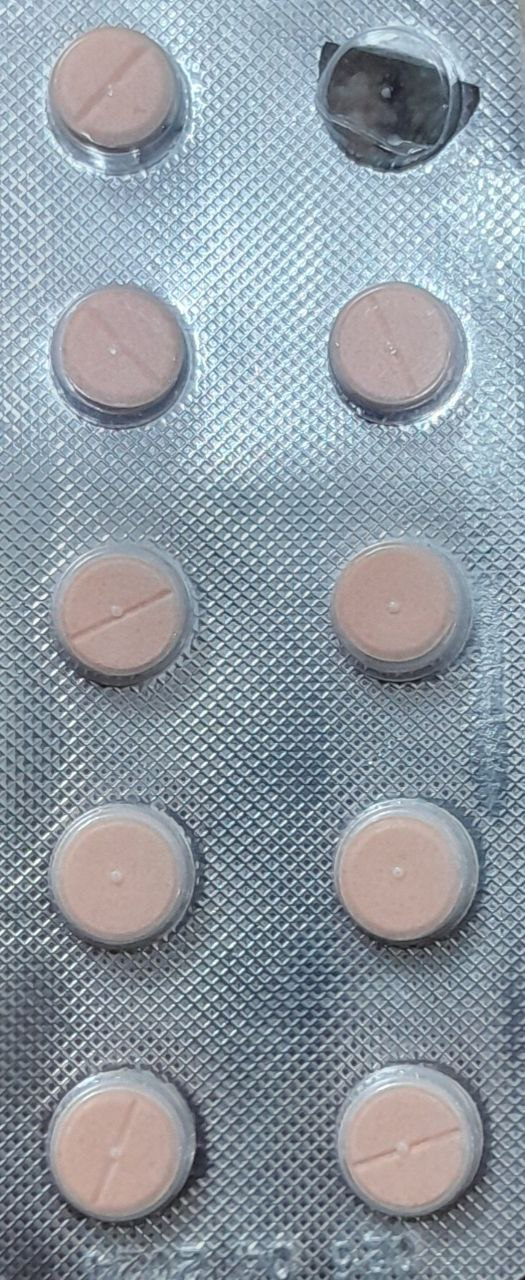
#> input picture Tamrin3/pills2.jpg, 525 x 1280 px
$ python Newcode.py
#> lines starting #> are read from the running program, lines starting #| are printed output that depends on the picture; after the words box and inside, x2 and y2 are one past the last pixel; in counts of white or black regions, pixels touching at a corner belong together
import cv2
import numpy as np

# بارگذاری تصویر
img = cv2.imread("pills2.jpg")
#> img is the input picture: shape (1280, 525, 3); mean B, G, R 162.6, 153.5, 143.3
if img is None:
    print("❌ تصویر پیدا نشد")
    exit()

gray = cv2.cvtColor(img, cv2.COLOR_BGR2GRAY)
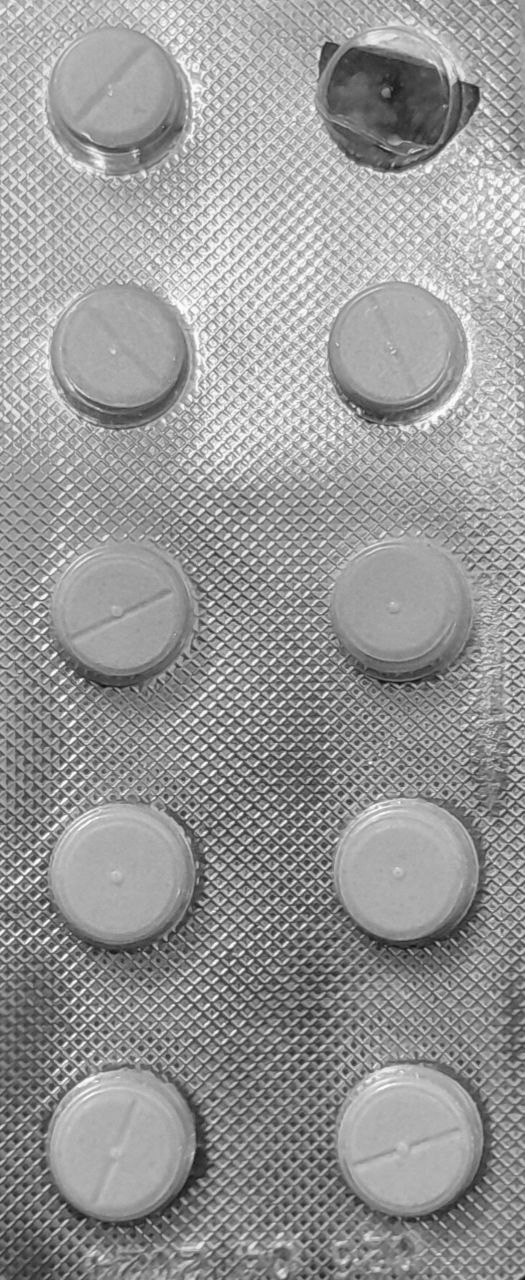
#> gray: shape (1280, 525); min 16, max 254, mean 151.5
blur = cv2.GaussianBlur(gray, (9, 9), 1.5)

# تشخیص دایره‌ها
circles = cv2.HoughCircles(
    blur,
    cv2.HOUGH_GRADIENT,
    dp=1.2,
    minDist=35,
    param1=100,
    param2=30,
    minRadius=15,
    maxRadius=40
)
#> circles = 176 rows, first 8: [77.4, 751.8, 39.24], [227.4, 809.4, 39.24], [281.4, 912.6, 39.24], [295.8, 723, 39.24], [246.6, 929.4, 39.24], [282.6, 999, 39.24], [279, 774.6, 39.24], [292.2, 825, 39.24]

count = 0

if circles is not None:
    circles = np.round(circles[0]).astype(int)
#> circles = 176 rows, first 8: [77, 752, 39], [227, 809, 39], [281, 913, 39], [296, 723, 39], [247, 929, 39], [283, 999, 39], [279, 775, 39], [292, 825, 39]

    for x, y, r in circles:
        mask = np.zeros(gray.shape, dtype=np.uint8)
        cv2.circle(mask, (x, y), r-4, 255, -1)
        mean_val = cv2.mean(gray, mask=mask)[0]

        # آستانه روشنایی
        if mean_val > 120:
            count += 1
            color = (0, 255, 0)   # قرص موجود
        else:
            color = (0, 0, 255)   # خالی

        cv2.circle(img, (x, y), r, color, 2)
#> this loop made 176 passes
#> (x, y, r, mean_val, color) on passes 1 to 12: (77, 752, 39, 140, (0, 255, 0)), (227, 809, 39, 125.3, (0, 255, 0)), (281, 913, 39, 121.9, (0, 255, 0)), (296, 723, 39, 124.5, (0, 255, 0)), (247, 929, 39, 129.1, (0, 255, 0)), (283, 999, 39, 108.3, (0, 0, 255)), (279, 775, 39, 117.5, (0, 0, 255)), (292, 825, 39, 123.4, (0, 255, 0)), (388, 1015, 39, 138.9, (0, 255, 0)), (247, 1035, 39, 118.7, (0, 0, 255)), (243, 691, 39, 145.2, (0, 255, 0)), (365, 745, 39, 135.3, (0, 255, 0))
#> (mean_val, color) on passes 61 to 66: (130.3, (0, 255, 0)), (109, (0, 0, 255)), (134.3, (0, 255, 0)), (126.5, (0, 255, 0)), (116.9, (0, 0, 255)), (118.8, (0, 0, 255))
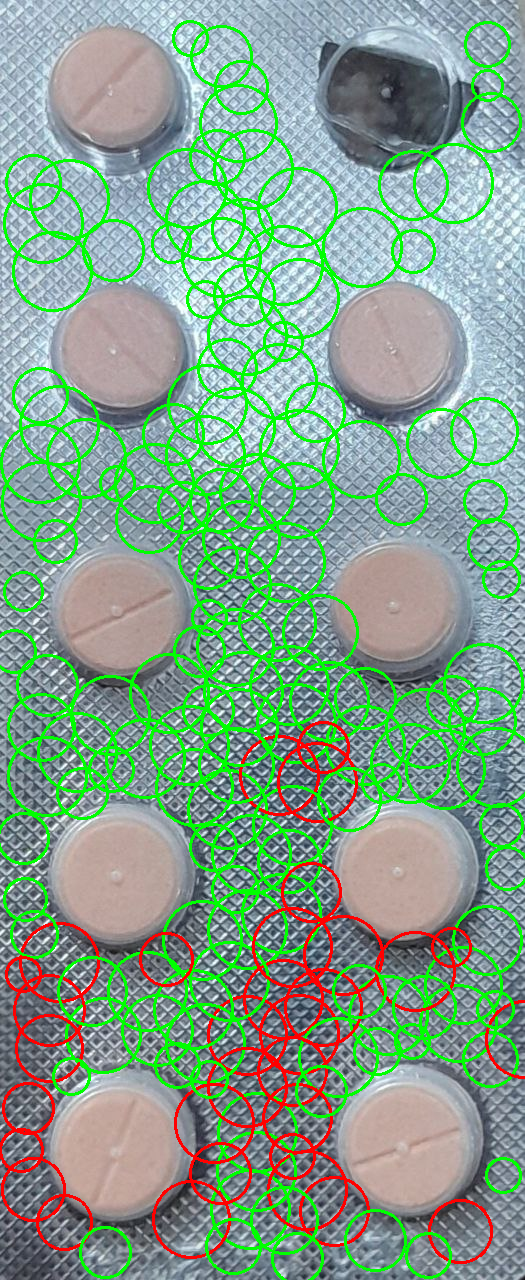
#> img: shape (1280, 525, 3); 14.59% of pixels changed, all inside (x1, y1, x2, y2) = (0, 20, 525, 1280)
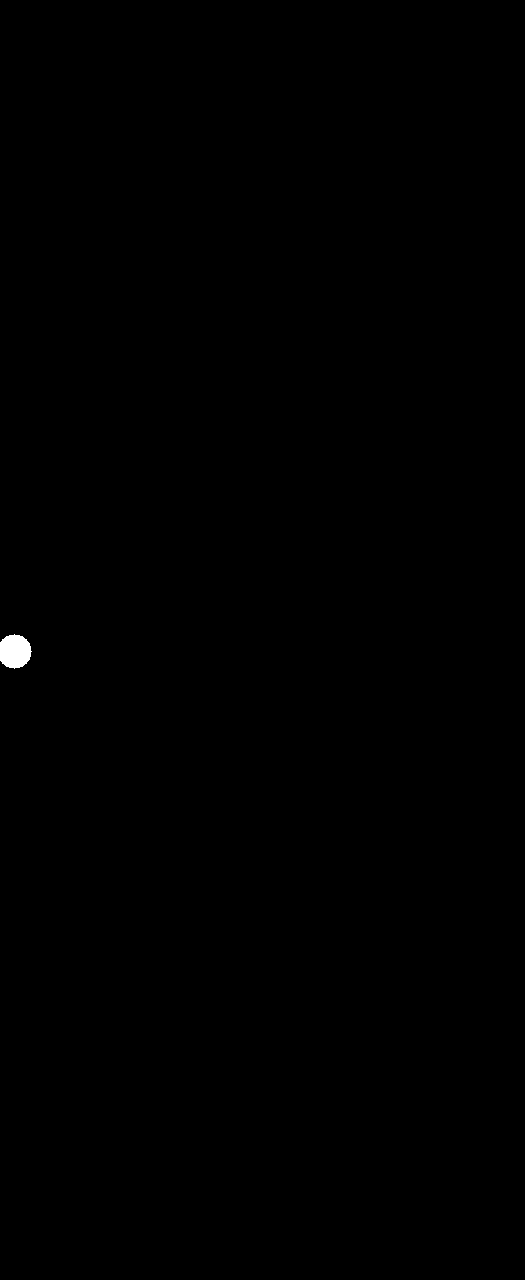
#> mask: shape (1280, 525); 0.13% white; 1 white region, box (x1, y1, x2, y2) and area: (0, 634, 32, 669) 872
#> after the loop, count = 144

print("✅ تعداد قرص‌های باقی‌مانده:", count)
#| ✅ تعداد قرص‌های باقی‌مانده: 144

cv2.imshow("Pill Counter", img)
cv2.waitKey(0)
cv2.destroyAllWindows()

$ run again, with Tamrin3/pills1.jpg copied over Tamrin3/pills2.jpg
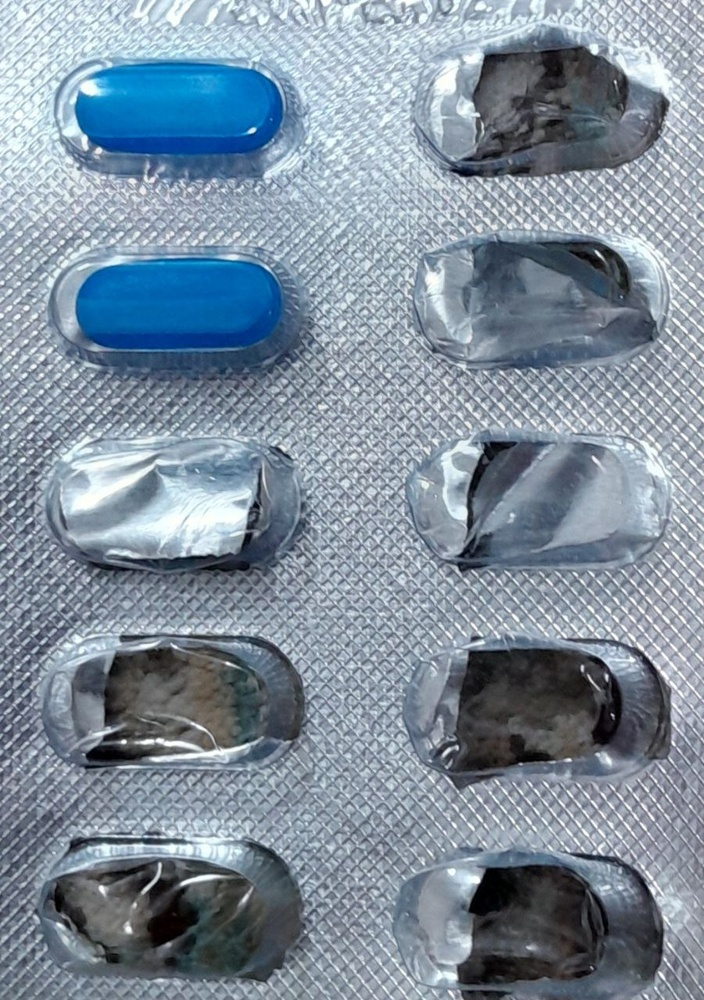
#> input picture Tamrin3/pills1.jpg, 704 x 1000 px, shrunk from 901 x 1280 before the run
#> img is the input picture: shape (1000, 704, 3); mean B, G, R 156.4, 142.1, 126.9
#> `gray = cv2.cvtColor(img, cv2.COLOR_BGR2GRAY)`:
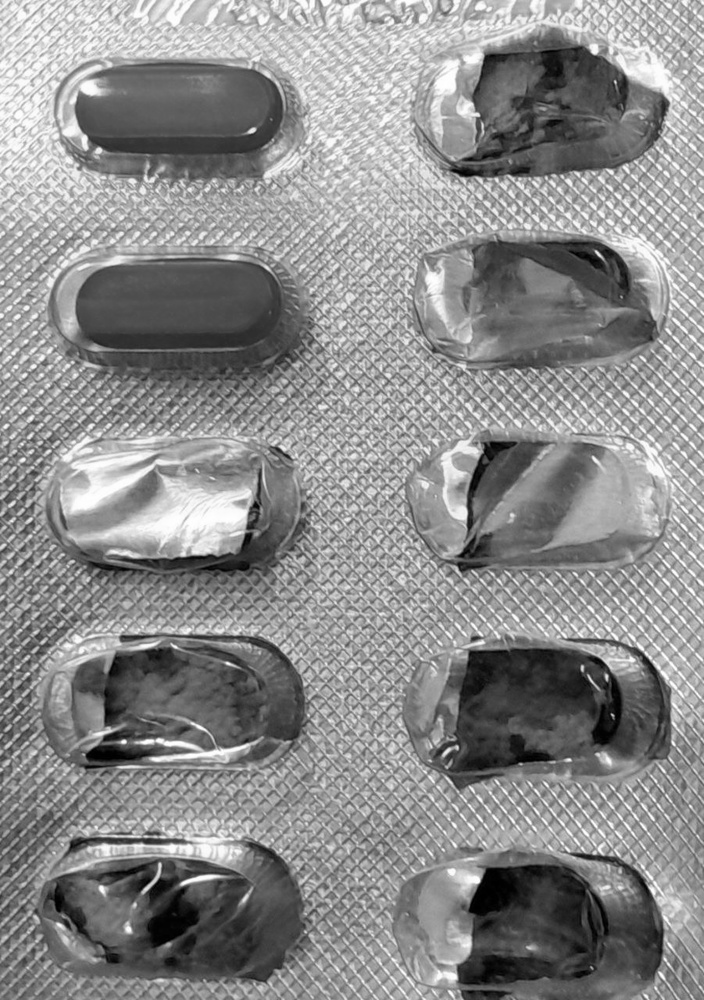
#> gray: shape (1000, 704); min 0, max 255, mean 139.2
#> `circles = cv2.HoughCircles( blur, cv2.HOUGH_GRADIENT, dp=1.2, minDist=..`: circles = 131 rows, first 8: [328.2, 406.2, 39.24], [358.2, 702.6, 39.24], [366.6, 659.4, 39.24], [325.8, 544.2, 39.24], [401.4, 587.4, 39.24], [377.4, 407.4, 39.24], [354.6, 357, 39.24], [377.4, 264.6, 39.24]
#> `circles = np.round(circles[0]).astype(int)`: circles = 131 rows, first 8: [328, 406, 39], [358, 703, 39], [367, 659, 39], [326, 544, 39], [401, 587, 39], [377, 407, 39], [355, 357, 39], [377, 265, 39]
#> the loop `for x, y, r in circles:` made 131 passes
#> (x, y, r, mean_val, color) on passes 1 to 8: (328, 406, 39, 160.2, (0, 255, 0)), (358, 703, 39, 160, (0, 255, 0)), (367, 659, 39, 159.6, (0, 255, 0)), (326, 544, 39, 151.3, (0, 255, 0)), (401, 587, 39, 163.2, (0, 255, 0)), (377, 407, 39, 166.2, (0, 255, 0)), (355, 357, 39, 164.4, (0, 255, 0)), (377, 265, 39, 175.3, (0, 255, 0))
#> after the loop `for x, y, r in circles:`:
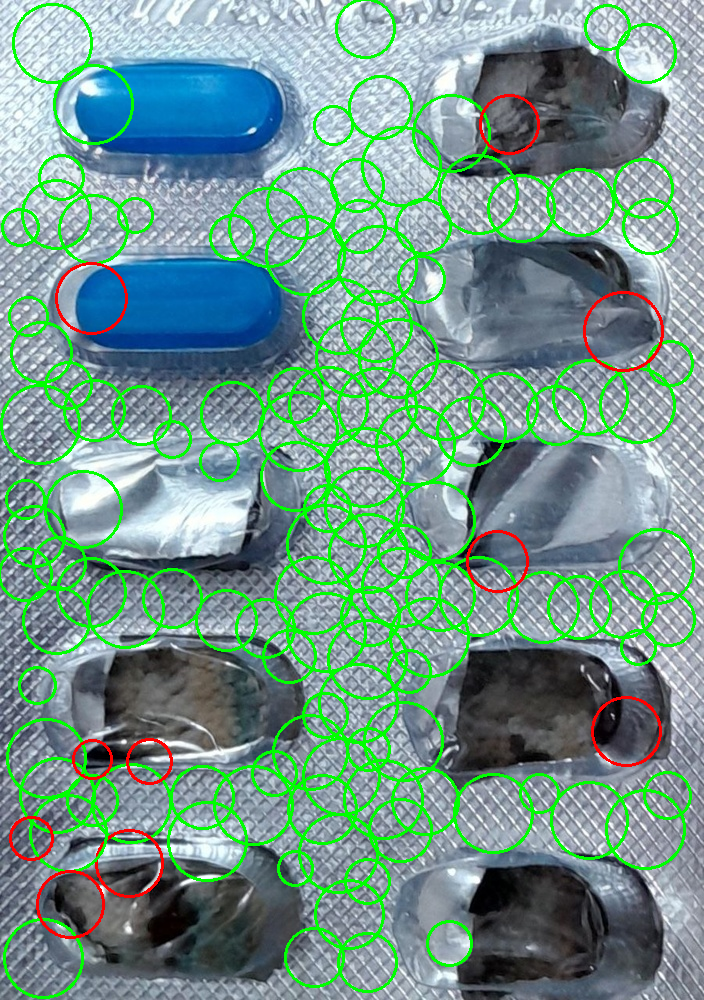
#> img: shape (1000, 704, 3); 10.43% of pixels changed, all inside (x1, y1, x2, y2) = (0, 0, 696, 999)
#> after the loop `for x, y, r in circles:`: count = 121
#| ✅ تعداد قرص‌های باقی‌مانده: 121

$ run again, with Tamrin3/pills.jpg copied over Tamrin3/pills2.jpg
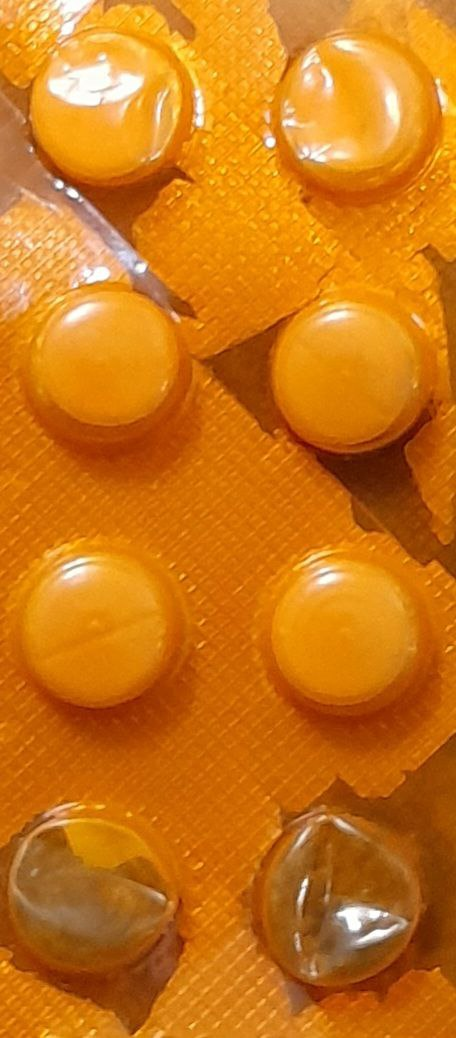
#> input picture Tamrin3/pills.jpg, 456 x 1038 px
#> img is the input picture: shape (1038, 456, 3); mean B, G, R 22.3, 118.2, 204.4
#> `gray = cv2.cvtColor(img, cv2.COLOR_BGR2GRAY)`:
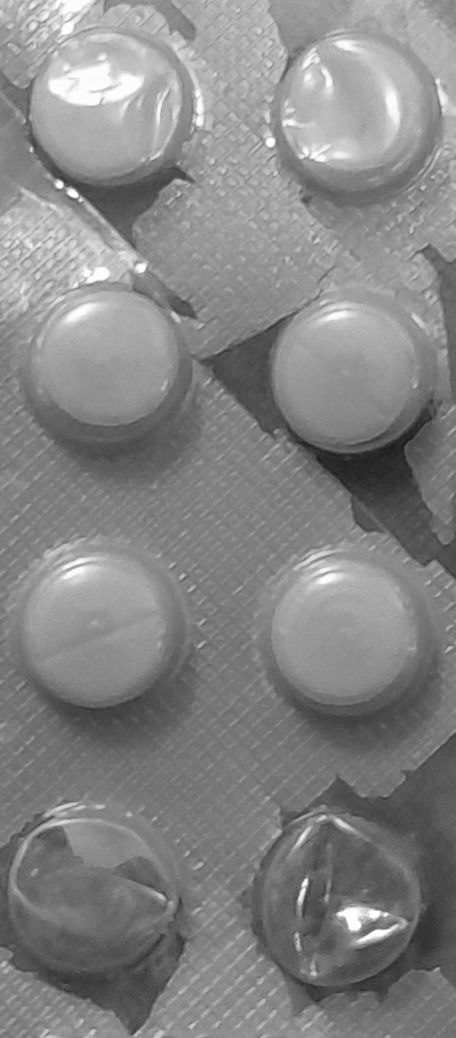
#> gray: shape (1038, 456); min 27, max 255, mean 133
#> circles = None
